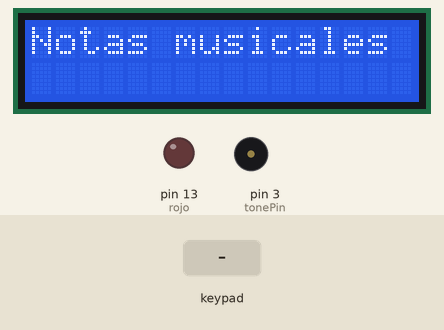
Bench run of a sketch on a simulated Arduino Uno, built with avr-gcc and run on an emulated ATmega328P. Parts: 16×2 character LCD, output pins drawn as LEDs (lit = HIGH), buzzer (waves = sounding). The inputs (shaded band) are chosen by the test bench.

Above: at 1.2 s.
1.3 s: keypad keys 1 2 1 1 8 7 pressed 0.4 s apart
At 4.9 s:
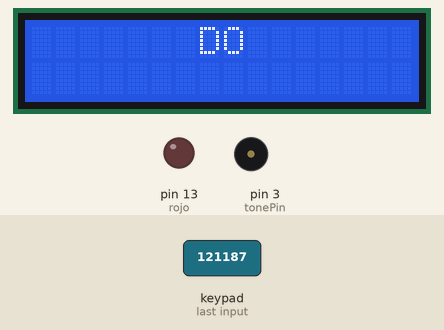
5.2 s: key '9' pressed
At 6.5 s:
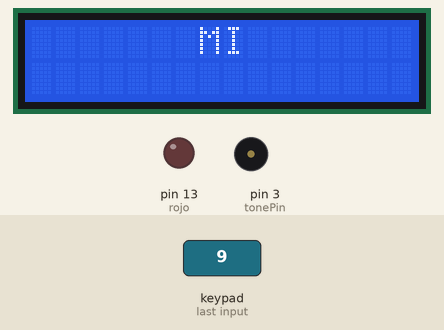
7.2 s: keypad keys 6 5 4 2 pressed 0.4 s apart
At 9.1 s:
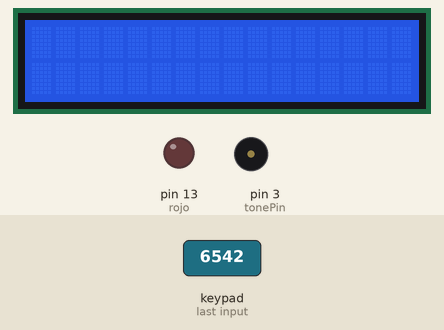
10.3 s: key '4' pressed
At 11.9 s:
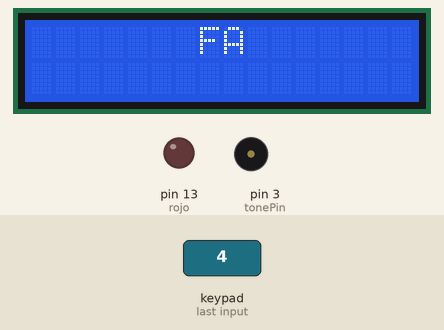
12.3 s: key '7' pressed
At 12.4 s:
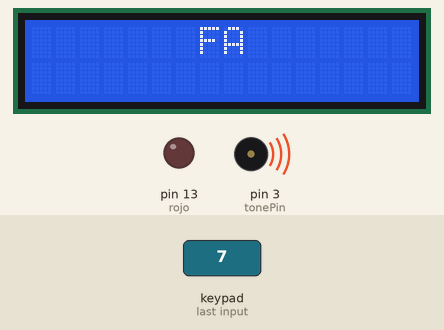
14.0 s: keypad keys 6 5 4 2 D pressed 0.4 s apart
At 14.42 s:
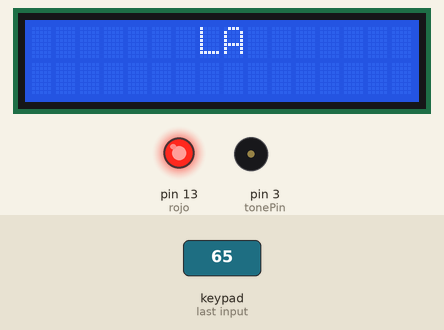
Timing chart, 0 to 19.7 s (numbered marks = the images above; inputs shaded):
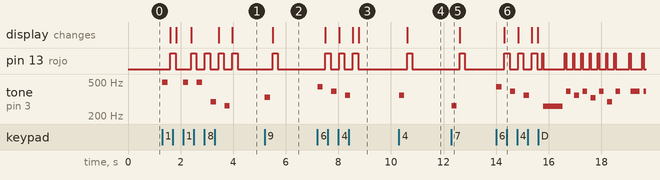

Measured:
- after the input at 1.3 s, pin 13 (rojo): goes HIGH 0.20 s, LOW 0.60 s, 3 × (HIGH 0.20 s, LOW 0.32 s), HIGH 0.20 s, then LOW, starting after 0.31 s; tone on pin 3 (tonePin): plays 494 Hz for 0.20 s, 494 Hz for 0.20 s, 494 Hz for 0.20 s, 294 Hz for 0.20 s, 262 Hz for 0.20 s, starting at once
- after the input at 5.2 s, pin 13 (rojo): LOW → HIGH after 0.30 s, → LOW 0.20 s later; tone on pin 3 (tonePin): silent → 330 Hz at once, → silent 0.20 s later; the display: changes after 0.30 s (image 2)
- after the input at 7.2 s, pin 13 (rojo): alternates HIGH for 0.20 s and LOW for 0.32 s, 6 changes in all, then stays LOW, starting after 0.31 s; tone on pin 3 (tonePin): plays 440 Hz for 0.20 s, 392 Hz for 0.20 s, 349 Hz for 0.20 s, starting at once; the display: first changes after 0.31 s (image 3 shows a later state)
- after the input at 10.3 s, pin 13 (rojo): LOW → HIGH after 0.31 s, → LOW 0.20 s later; tone on pin 3 (tonePin): silent → 349 Hz at once, → silent 0.20 s later; the display: changes after 0.31 s (image 4)
- after the input at 12.3 s, pin 13 (rojo): LOW → HIGH after 0.31 s, → LOW 0.20 s later; tone on pin 3 (tonePin): silent → 262 Hz at once, → silent 0.20 s later
- after the input at 14.0 s, pin 13 (rojo): LOW → HIGH after 0.31 s, → LOW 0.20 s later, → HIGH 0.32 s later, → LOW 0.20 s later, … (26 changes in this stretch); tone on pin 3 (tonePin): plays 440 Hz for 0.20 s, 392 Hz for 0.20 s, 349 Hz for 0.20 s, 261 Hz for 0.73 s, 391 Hz for 0.18 s, 349 Hz for 0.18 s … (13 notes in this stretch), starting at once

The sketch:

ArduinoMusic.ino
```cpp
#include <Keypad.h> // Libreria para que funcione el teclado
#include <LiquidCrystal.h> // Libreria para que funcione el LCD

//LCD
LiquidCrystal lcd(1, 0, A1, A2, 10, 9); // RS=1 , E=0, A1=D4, A2=D5, 10=D6, 9= D7 esta linea muestra en que pines debe ir conectado la pantalla LCD a nuestro Arduino  //Creacion del LCD

//Teclado
const byte ROWS = 4;                                                               //Creacion del teclado definiendo sus dimensiones, en este caso, 4x4
const byte COLS = 4;

char keys[ROWS][COLS] = {
  {'7', '8', '9', 'A'},
  {'4', '5', '6', 'B'},                                                            //Asignacion de columnas y filas a valores (para identificar el modelo del teclado)
  {'1', '2', '3', 'C'},
  {'E', '0', 'F', 'D'}
};

byte rowPins[ROWS] = {12, 11, 8, 7}; //Filas(pines del 7,8 y 12, 13)
byte colPins[COLS] = {6, 5, 4, 2}; //Columnas (pines del 2, 4 al 6)

bool sostenido;       //Bool para las notas sostenidas

Keypad keypad = Keypad( makeKeymap(keys), rowPins, colPins, ROWS, COLS );           //Definicion de la entidad teclado

//Parlante
int tonePin = 3;         //Pin de parlante

//Mi corazon encantado
int length = 191; // Numero de notas (incluido espacios)
char notes[] = "cgfgegdg ggefgagfed eecdefedc=0 00caggcdefedcdcc=cde !BAGFEDC ccccc-9-c- -------989-9 99998888668468 99-ccccccc-9-c---cddr-989 9-98888gfffrdrcdrrcrrcr rfrdcc-8--8-- 8-cddrcddrc cgfffrfg"; // Reproduccion del tono, cada espacio representa un descanso
float beats[] = {4, 1, 1, 1, 1, 1, 1, 1, 1, 2, 2, 1, 1, 1, 1, 2, 1, 2, 2, 1, 2, 2, 1, 1, 1, 1, 2, 1, 2, 2, 2, 1, 1, 1, 2, 2, 2, 1, 3, 1, 1, 2, 2, 2, 2, 3, 2, 2, 1, 8, 8, 2, 1, 2, 2, 2, 2, 2, 2, 2, 4, 1, 1, 1, 1, 1, 2, 1, 2, 1, 2, 3, 1, 1, 1, 1, 1, 1, 1, 1, 1, 2, 1, 2, 3, 1, 1, 2, 2, 1, 2, 1, 2, 2, 1, 2, 2, 1, 2, 6, 1, 1, 1, 1, 4, 1, 1, 1, 1, 1, 2, 1, 2, 1, 2, 3, 1, 2, 2, 1, 3, 1, 2, 2, 1, 6, 1, 1, 1, 1, 2, 2, 1, 2, 2, 1, 4, 1, 1, 1, 6, 2, 2, 1, 2, 1, 1, 2, 1, 3, 1, 1, 1, 1, 1, 1, 1, 2, 1, 1, 2, 1, 1, 2, 1, 1, 1, 2, 1, 3, 1, 5, 1, 1, 2, 1, 1, 1, 2, 3, 1, 1, 1, 1, 10}; //Duracion de cada nota
int tempo = 170; //Velocidad de reproduccion

void playTone(int ton1, int duration) {
  for (long i = 0; i < duration * 1000L; i += ton1) {                //Metodo para la cancion "mi corazon encantado"
    tone(tonePin, ton1);
    delayMicroseconds(ton1);
  }
  noTone(tonePin);
}

void playNote(char note, int duration) {
  char names[] = { ' ',  '!', '2', '3', '4', '5', '6', '7', '8', '9', '0', '-', '=', 'c', 'd', 'r', 'e', 'f', 'g', 'S',  'a', 'b', 's', 'C', 'D', 'R', 'E', 'F', 'G', 'O', 'A', 'o', 'B', 'i', 'N', 'R', 'u',  '1', 'L', 'k'}; // Notas musicales
  int tones[] =  {   0, 1046, 138, 146, 155, 164, 174, 184, 195, 207, 220, 233, 246, 261, 293, 311, 329, 349, 391, 415, 440, 493, 466 , 523, 587, 622, 659, 698, 783, 831, 880, 932, 987, 466, 740, 622, 415, 1046, 622u, 227}; // Frecuencia de cada nota

  // Tocando nota por nota del vector notes[]
  for (int i = 0; i < 40; i++) {
    if (names[i] == note) {
      titilar(50);
      playTone(tones[i], duration);                      //Metodo para la cancion "mi corazon encantado"
    }
  }
}

//LED
int rojo = 13;                                                //Pin del led

void titilar(int retraso)
{
  analogWrite(rojo,255);
  delay(retraso);                                         //Metodo que hace un juego de luces led roja
  analogWrite(rojo,0);
  }

void sonido(String nota, int frecuency)
{
  tone(tonePin, frecuency, 200);
  delay(300);
  lcd.clear();
  lcd.setCursor(7, 0);
  lcd.print(nota);                                                                  //Metodo para las notas musicales y demas funcionalidades
  analogWrite(rojo, 255);
  delay(200);
  analogWrite(rojo,0);

}

void setup() {
  pinMode(tonePin, OUTPUT);                                                        //Configuracion del parlante
  analogWrite(tonePin, 0);                                                         //Configuracion del parlante
  pinMode(rojo, OUTPUT);                                                           //Configuracion del LED
  lcd.begin(16, 2);                                                                //Definimos la dimension del LCD el cual va a mostrar las notas
  lcd.print("Notas musicales");                                                    //Mostramos en el LCD el texto "Notas musicales"


}

void loop() {
  char key = 'x';                                                                  //Modifica el valor de la variable "key" a x para que no ocurra nada raro
  key = keypad.getKey();                                                           //Modifica el valor de la variable "key" a la que sea ingresada mediante el teclado
  if (key) {
    switch (key)                                                                   //Mediante un switch, va a buscar si el valor de "key" coincide con alguna de las opciones
    {
      case 'A':
        sostenido = true;                                                          //Si "key" tiene valor A, el bool "sostenido" va a pasar a tener valor true
        break;
      case '7': //DO                                                               //Si "key" tiene valor 7, y el bool sostenido es true
        if (sostenido)
        {
          sonido("DO#", 277);                                                      //Reproduce la nota DO sostenida y su respectivo sonido
          sostenido = false;                                                       //Modifica el valor de "sostenido" a false

        }
        else                                                                       //Si "key" tiene valor 7, y el bool sostenido es false
        {
          sonido("DO", 262);                                                       //Reproduce la nota DO con su respectivo sonido
        }
        break;
      case '8': //RE                                                               //Si "key" tiene valor 8, y el bool sostenido es true
        if (sostenido)
        {
          sonido("RE#", 311);                                                      //Reproduce la nota RE sostenida y su respectivo sonido
          sostenido = false;                                                       //Modifica el valor de "sostenido" a false

        }
        else                                                                       //Si "key" tiene valor 8, y el bool sostenido es false
        {
          sonido("RE", 294);                                                       //Reproduce la nota RE con su respectivo sonido
        }
        break;
      case '9': //MI                                                               //Si "key" tiene valor 9. Esta nota no utiliza la variable sostenido ya que MI# no existe
        sonido("MI", 330);                                                         //Reproduce la nota MI con su respectivo sonido
        break;
      case '4': //FA                                                               //Si "key" tiene valor 4, y el bool sostenido es true
        if (sostenido)
        {
          sonido("FA#", 370);                                                      //Reproduce la nota FA sostenida y su respectivo sonido
          sostenido = false;                                                       //Modifica el valor de "sostenido" a false

        }
        else                                                                       //Si "key" tiene valor 4, y el bool sostenido es false
        {
          sonido("FA", 349);                                                       //Reproduce la nota FA con su respectivo sonido
        }
        break;
      case '5': //SOL                                                              //Si "key" tiene valor 5, y el bool sostenido es true
        if (sostenido)
        {
          sonido("SOL#", 415);                                                     //Reproduce la nota SOL sostenida y su respectivo sonido
          sostenido = false;                                                       //Modifica el valor de "sostenido" a false

        }
        else                                                                       //Si "key" tiene valor 5, y el bool sostenido es false
        {
          sonido("SOL", 392);                                                      //Reproduce la nota SOL con su respectivo sonido
        }
        break;
      case '6': //LA                                                               //Si "key" tiene valor 6, y el bool sostenido es true
        if (sostenido)
        {
          sonido("LA#", 466);                                                      //Reproduce la nota LA sostenida y su respectivo sonido
          sostenido = false;                                                       //Modifica el valor de "sostenido" a false

        }
        else                                                                       //Si "key" tiene valor 6, y el bool sostenido es false
        {
          sonido("LA", 440);                                                       //Reproduce la nota LA con su respectivo sonido
        }
        break;
      case '1':                                                                    //Si "key" tiene valor 1. Esta nota no utiliza la variable sostenido ya que SI# no existe
        sonido("SI", 494);                                                         //Reproduce la nota SI con su respectivo sonido
        break;

      case 'D':                                                                    //Si "key" tiene valor D. Reproduce la cancion "Mi corazon encantado"

        for (int i = 0; i < length; i++) {                                         //Codigo para reproducir la cancion "Mi corazon encantado"
          if (notes[i] == ' ') {
            delay(beats[i] * tempo);

          }
          else
          {
            playNote(notes[i], beats[i] * tempo);                                  //Codigo para reproducir la cancion "Mi corazon encantado"


          }
          delay(tempo / 2);
        }
        break;
      case '0':
        lcd.clear();
        lcd.setCursor(0, 1);                                                       //Vacio por limitaciones del arduino
        lcd.print("");
        break;
      case '2':
        lcd.clear();
        lcd.setCursor(0, 1);                                                       //Vacio por limitaciones del arduino
        lcd.print("");
        break;
      case '3':
        lcd.clear();
        lcd.setCursor(0, 1);
        lcd.print("");                                                              //Vacio por limitaciones del arduino
        break;

    }
  }
}
```
